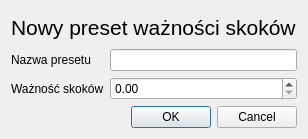
<?xml version="1.0" encoding="UTF-8"?>
<ui version="4.0">
 <class>NewJumpsImportancePresetDialog</class>
 <widget class="QDialog" name="NewJumpsImportancePresetDialog">
  <property name="geometry">
   <rect>
    <x>0</x>
    <y>0</y>
    <width>306</width>
    <height>139</height>
   </rect>
  </property>
  <property name="windowTitle">
   <string>Dialog</string>
  </property>
  <layout class="QVBoxLayout" name="verticalLayout">
   <item>
    <widget class="QLabel" name="label">
     <property name="font">
      <font>
       <pointsize>16</pointsize>
      </font>
     </property>
     <property name="text">
      <string>Nowy preset ważności skoków</string>
     </property>
    </widget>
   </item>
   <item>
    <layout class="QFormLayout" name="formLayout">
     <item row="0" column="0">
      <widget class="QLabel" name="label_name">
       <property name="text">
        <string>Nazwa presetu</string>
       </property>
      </widget>
     </item>
     <item row="1" column="0">
      <widget class="QLabel" name="label_3">
       <property name="text">
        <string>Ważność skoków</string>
       </property>
      </widget>
     </item>
     <item row="1" column="1">
      <widget class="QDoubleSpinBox" name="doubleSpinBox">
       <property name="focusPolicy">
        <enum>Qt::StrongFocus</enum>
       </property>
      </widget>
     </item>
     <item row="0" column="1">
      <widget class="QLineEdit" name="lineEdit"/>
     </item>
    </layout>
   </item>
   <item>
    <widget class="QDialogButtonBox" name="buttonBox">
     <property name="orientation">
      <enum>Qt::Horizontal</enum>
     </property>
     <property name="standardButtons">
      <set>QDialogButtonBox::Cancel|QDialogButtonBox::Ok</set>
     </property>
    </widget>
   </item>
  </layout>
 </widget>
 <resources/>
 <connections>
  <connection>
   <sender>buttonBox</sender>
   <signal>accepted()</signal>
   <receiver>NewJumpsImportancePresetDialog</receiver>
   <slot>accept()</slot>
   <hints>
    <hint type="sourcelabel">
     <x>248</x>
     <y>254</y>
    </hint>
    <hint type="destinationlabel">
     <x>157</x>
     <y>274</y>
    </hint>
   </hints>
  </connection>
  <connection>
   <sender>buttonBox</sender>
   <signal>rejected()</signal>
   <receiver>NewJumpsImportancePresetDialog</receiver>
   <slot>reject()</slot>
   <hints>
    <hint type="sourcelabel">
     <x>316</x>
     <y>260</y>
    </hint>
    <hint type="destinationlabel">
     <x>286</x>
     <y>274</y>
    </hint>
   </hints>
  </connection>
 </connections>
</ui>
